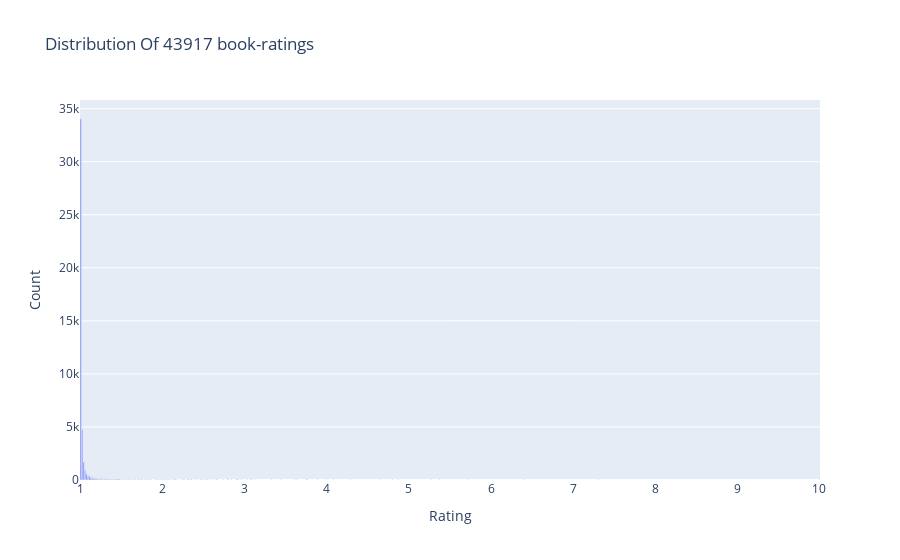

Source (notebook cell):
### Markdown cell above
## EDA

### Ratings Distribution

### Code cell
from plotly.offline import init_notebook_mode, plot, iplot
import plotly.graph_objs as go
init_notebook_mode(connected=True)

data = df['rating'].value_counts().sort_index(ascending=False)
trace = go.Bar(x = data.index,
               text = ['{:.1f} %'.format(val) for val in (data.values / df.shape[0] * 100)],
               textposition = 'auto',
               textfont = dict(color = '#000000'),
               y = data.values,
               )
# Create layout
layout = dict(title = 'Distribution Of {} book-ratings'.format(df.shape[0]),
              xaxis = dict(title = 'Rating'),
              yaxis = dict(title = 'Count'))
# Create plot
fig = go.Figure(data=[trace], layout=layout)
iplot(fig)

### Figure 1 — Plotly figure (JSON) as saved in the notebook; plotly's stock layout.template omitted (floating-point values rounded to 4 significant figures)
{"data": [{"text": ["0.0 %", "0.0 %", "0.0 %", "0.0 %", "0.0 %", "0.0 %", "0.0 %", "0.0 %", "0.0 %", "0.0 %", "0.0 %", "0.0 %", "0.0 %", "0.0 %", "0.0 %", "0.0 %", "0.0 %", "0.0 %", "0.0 %", "0.0 %", "0.0 %", "0.0 %", "0.0 %", "0.0 %", "0.0 %", "0.0 %", "0.0 %", "0.0 %", "0.0 %", "0.0 %", "0.0 %", "0.0 %", "0.0 %", "0.0 %", "0.0 %", "0.0 %", "0.0 %", "0.0 %", "0.0 %", "0.0 %", "0.0 %", "0.0 %", "0.0 %", "0.0 %", "0.0 %", "0.0 %", "0.0 %", "0.0 %", "0.0 %", "0.0 %", "0.0 %", "0.0 %", "0.0 %", "0.0 %", "0.0 %", "0.0 %", "0.0 %", "0.0 %", "0.0 %", "0.0 %", "0.0 %", "0.0 %", "0.0 %", "0.0 %", "0.0 %", "0.0 %", "0.0 %", "0.0 %", "0.0 %", "0.0 %", "0.0 %", "0.0 %", "0.0 %", "0.0 %", "0.0 %", "0.0 %", "0.0 %", "0.0 %", "0.0 %", "0.0 %", "0.0 %", "0.0 %", "0.0 %", "0.0 %", "0.0 %", "0.0 %", "0.0 %", "0.0 %", "0.0 %", "0.0 %", "0.0 %", "0.1 %", "0.1 %", "0.1 %", "0.1 %", "0.0 %", "0.1 %", "0.1 %", "0.1 %", "0.1 %", "0.1 %", "0.1 %", "0.2 %", "0.2 %", "0.2 %", "0.3 %", "0.5 %", "0.7 %", "0.8 %", "1.3 %", "2.1 %", "3.8 %", "10.8 %", "77.5 %"], "textfont": {"color": "#000000"}, "textposition": "auto", "type": "bar", "x": [10, 7.309, 6.4, 5.718, 5.369, 5.264, 4.862, 4.792, 4.652, 4.285, 4.076, 3.988, 3.883, 3.761, 3.744, 3.621, 3.604, 3.429, 3.324, 3.115, 3.08, 3.062, 3.027, 2.957, 2.922, 2.905, 2.887, 2.835, 2.8, 2.783, 2.73, 2.66, 2.643, 2.608, 2.573, 2.538, 2.52, 2.485, 2.468, 2.45, 2.416, 2.381, 2.346, 2.328, 2.311, 2.293, 2.258, 2.241, 2.223, 2.171, 2.153, 2.136, 2.118, 2.083, 2.066, 2.049, 2.031, 2.014, 1.996, 1.979, 1.961, 1.944, 1.926, 1.909, 1.856, 1.839, 1.821, 1.804, 1.786, 1.769, 1.751, 1.734, 1.717, 1.699, 1.682, 1.664, 1.647, 1.629, 1.612, 1.594, 1.577, 1.559, 1.542, 1.524, 1.507, 1.489, 1.472, 1.454, 1.437, 1.419, 1.402, 1.384, 1.367, 1.35, 1.332, 1.315, 1.297, 1.28, 1.262, 1.245, 1.227, 1.21, 1.192, 1.175, 1.157, 1.14, 1.122, 1.105, 1.087, 1.07, 1.052, 1.035, 1.017, 1], "y": [1, 1, 1, 1, 1, 1, 1, 1, 1, 1, 1, 1, 1, 2, 1, 1, 1, 1, 2, 2, 1, 1, 1, 2, 1, 1, 2, 1, 1, 2, 1, 2, 1, 1, 1, 3, 1, 1, 1, 1, 1, 2, 1, 1, 1, 1, 1, 2, 1, 1, 2, 3, 5, 2, 1, 3, 6, 2, 1, 4, 1, 1, 4, 4, 4, 4, 3, 1, 2, 4, 7, 7, 7, 3, 4, 10, 4, 6, 6, 5, 7, 9, 11, 9, 6, 7, 21, 15, 20, 13, 11, 22, 23, 25, 29, 20, 36, 29, 42, 62, 53, 61, 78, 92, 108, 151, 222, 299, 353, 555, 905, 1673, 4747, 34026]}], "layout": {"title": {"text": "Distribution Of 43917 book-ratings"}, "xaxis": {"title": {"text": "Rating"}}, "yaxis": {"title": {"text": "Count"}}}}
